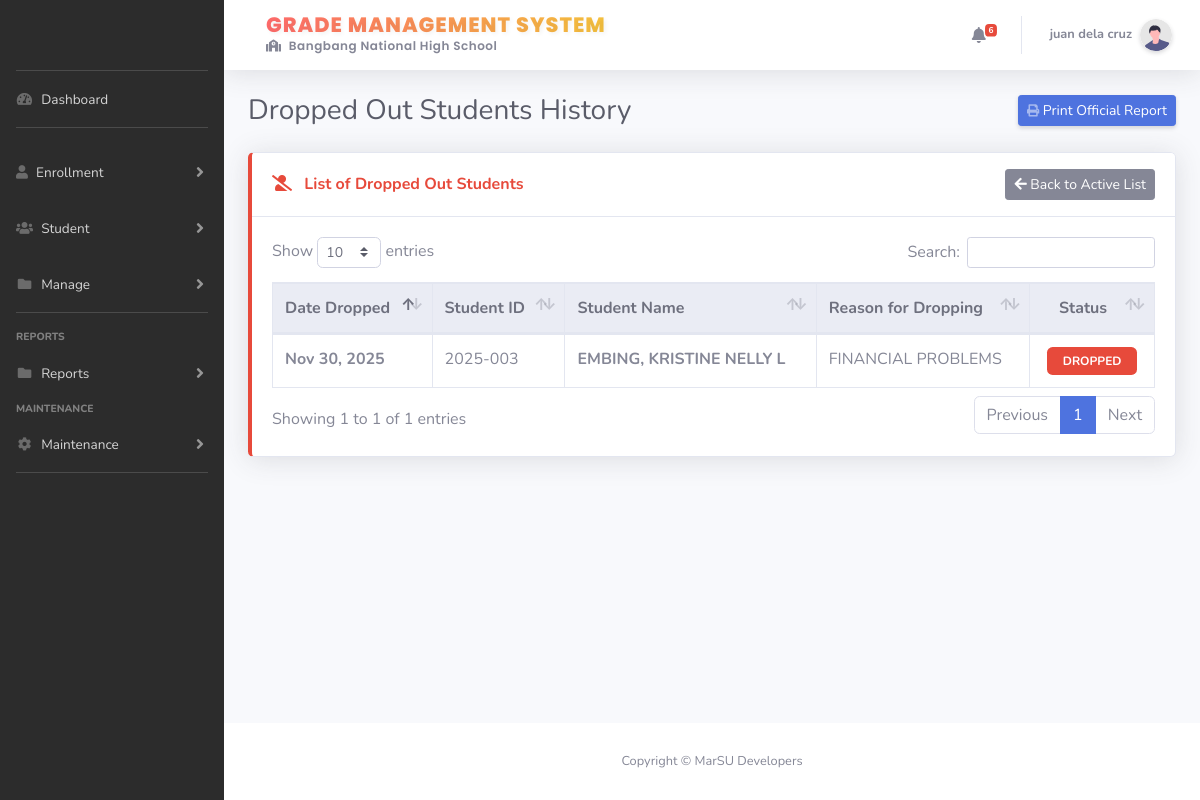
The app's page /users/admin/dropout_list.php (signed in) with its own data.
### tables this page shows
CREATE TABLE `user_tbl` (
  `userid` int(11) NOT NULL,
  `fullname` varchar(30) DEFAULT NULL,
  `email` varchar(255) NOT NULL,
  `username` varchar(20) DEFAULT NULL,
  `password` varchar(300) DEFAULT NULL,
  `usertype` int(1) DEFAULT 1,
  `useractive` int(1) DEFAULT 1,
  `dateCreated` timestamp NULL DEFAULT current_timestamp(),
  `dateUpdated` timestamp NULL DEFAULT current_timestamp() ON UPDATE current_timestamp(),
  `contact_number` varchar(20) NOT NULL,
  `position` varchar(255) NOT NULL,
  `code` varchar(200) NOT NULL,
  `profile_pic` varchar(250) DEFAULT NULL
);

CREATE TABLE `student_dropout_tbl` (
  `dropout_id` int(11) NOT NULL,
  `student_id` varchar(20) NOT NULL,
  `dropout_date` date NOT NULL,
  `reason` text DEFAULT NULL,
  `created_at` timestamp NOT NULL DEFAULT current_timestamp()
);

CREATE TABLE `student_tbl` (
  `id` int(11) NOT NULL,
  `student_id` varchar(20) NOT NULL,
  `enrollment_id` int(11) NOT NULL,
  `student_grade` varchar(10) NOT NULL,
  `created_at` timestamp NOT NULL DEFAULT current_timestamp(),
  `year_graduate` varchar(10) DEFAULT NULL,
  `section_id` int(11) NOT NULL,
  `password` varchar(100) NOT NULL,
  `status` int(11) NOT NULL DEFAULT 1,
  `is_ssc` int(11) NOT NULL,
  `profile_pic` varchar(100) NOT NULL
);

CREATE TABLE `enrollment_tbl` (
  `enrollmentId` int(11) NOT NULL,
  `lastname` varchar(50) DEFAULT NULL,
  `firstname` varchar(50) DEFAULT NULL,
  `middlename` varchar(50) DEFAULT NULL,
  `extname` varchar(10) DEFAULT NULL,
  `birthdate` date DEFAULT NULL,
  `age` int(11) DEFAULT NULL,
  `sex` varchar(10) DEFAULT NULL,
  `mothertongue` varchar(50) DEFAULT NULL,
  `birthplace` varchar(100) DEFAULT NULL,
  `ip` varchar(10) DEFAULT NULL,
  `is_4ps` varchar(10) DEFAULT NULL,
  `has_disability` varchar(10) DEFAULT NULL,
  `disability_type` text DEFAULT NULL,
  `disability_specify` varchar(100) DEFAULT NULL,
  `current_address` text DEFAULT NULL,
  `permanent_address` text DEFAULT NULL,
  `mother_lastname` varchar(50) DEFAULT NULL,
  `mother_firstname` varchar(50) DEFAULT NULL,
  `mother_middlename` varchar(50) DEFAULT NULL,
  `mother_contact` varchar(20) DEFAULT NULL,
  `father_lastname` varchar(50) DEFAULT NULL,
  `father_firstname` varchar(50) DEFAULT NULL,
  `father_middlename` varchar(50) DEFAULT NULL,
  `father_contact` varchar(20) DEFAULT NULL,
  `guardian_lastname` varchar(50) DEFAULT NULL,
  `guardian_firstname` varchar(50) DEFAULT NULL,
  `guardian_middlename` varchar(50) DEFAULT NULL,
  `guardian_contact` varchar(20) DEFAULT NULL,
  `form_137` varchar(100) DEFAULT NULL,
  `psa` varchar(100) DEFAULT NULL,
  `date_created` timestamp NOT NULL DEFAULT current_timestamp(),
  `enrollment_status` int(11) NOT NULL DEFAULT 1,
  `user_ids` int(11) NOT NULL,
  `grade` varchar(10) NOT NULL,
  `stud_sy` int(11) NOT NULL,
  `lrn` varchar(100) NOT NULL
);

### users/admin/dropout_list.php (the view, shortened to what this page needs)
<?php
include '../../config.php';
?>
<!DOCTYPE html>
<html lang="en">
<?php include './../template/header.php' ?>
<body id="page-top">
    <div id="wrapper">
        <?php include './../template/sidebar.php' ?>
        <div id="content-wrapper" class="d-flex flex-column">
            <div id="content">
                <?php include './../template/navbar.php'; ?>
                <div class="container-fluid">
                    <div class="d-sm-flex align-items-center justify-content-between mb-4">
                        <h1 class="h3 mb-0 text-gray-800">Dropped Out Students History</h1>
                        <a href="print_dropout_report.php" target="_blank" class="d-none d-sm-inline-block btn btn-sm btn-primary shadow-sm">
                            <i class="fas fa-print fa-sm text-white-50"></i> Print Official Report
                        </a>
                    </div>
                    <div class="card shadow mb-4 border-left-danger">
                        <div class="card-header py-3 d-flex justify-content-between align-items-center bg-white">
                            <h6 class="m-0 font-weight-bold text-danger">
                                <i class="fas fa-user-slash mr-2"></i> List of Dropped Out Students
                            </h6>
                            <a href="student_list " class="btn btn-secondary btn-sm">
                                <i class="fas fa-arrow-left"></i> Back to Active List
                            </a>
                        </div>
                        <div class="card-body">
                            <div class="table-responsive">
                                <table class="table table-bordered table-hover" id="dataTable" width="100%" cellspacing="0">
                                    <thead class="thead-light">
                                        <tr>
                                            <th>Date Dropped</th>
                                            <th>Student ID</th>
                                            <th>Student Name</th>
                                            <th>Reason for Dropping</th>
                                            <th class="text-center">Status</th>
                                        </tr>
                                    </thead>
                                    <tbody>
                                        <?php
                                        $sql = "SELECT
                                                    d.dropout_date,
                                                    d.reason,
                                                    s.student_id,
                                                    e.lastname, e.firstname, e.middlename
                                                FROM student_dropout_tbl d
                                                INNER JOIN student_tbl s ON d.student_id = s.student_id
                                                INNER JOIN enrollment_tbl e ON s.enrollment_id = e.enrollmentId
                                                ORDER BY d.dropout_date DESC";
                                        $result = mysqli_query($conn, $sql);
                                        if (mysqli_num_rows($result) > 0) {
                                            while ($row = mysqli_fetch_assoc($result)) {
                                                $fullname = strtoupper($row['lastname'] . ', ' . $row['firstname'] . ' ' . $row['middlename']);
                                                $date = date('M d, Y', strtotime($row['dropout_date']));
                                        ?>
                                                <tr>
                                                    <td class="font-weight-bold"><?= $date ?></td>
                                                    <td><?= $row['student_id'] ?></td>
                                                    <td class="font-weight-bold text-uppercase"><?= $fullname ?></td>
                                                    <td><?= $row['reason'] ?></td>
                                                    <td class="text-center">
                                                        <span class="badge badge-danger px-3 py-2">DROPPED</span>
                                                    </td>
                                                </tr>
                                        <?php
                                            }
                                        } else {
                                            echo "<tr><td colspan='5' class='text-center text-muted py-4'>No dropout records found.</td></tr>";
                                        }
                                        ?>
                                    </tbody>
                                </table>
                            </div>
                        </div>
                    </div>
                </div>
            </div>
            <?php include './../template/footer.php'; ?>
        </div>
    </div>
</body>
</html>

### users/template/navbar.php (shortened to what this page needs)
<nav class="navbar navbar-expand navbar-light bg-white topbar mb-4 static-top shadow">
    <div class="d-none d-sm-inline-block form-inline mr-auto ml-md-3 my-2 my-md-0 mw-100">
        <a href="index" class="brand-wrapper" title="Go to Dashboard">
            <div class="d-flex flex-column">
                <h5 class="brand-title">
                    Grade Management System
                </h5>
                <span class="brand-subtitle">
                    <i class="fas fa-school mr-1"></i> Bangbang National High School
                </span>
            </div>
        </a>
    </div>
    <ul class="navbar-nav ml-auto">
        <li class="nav-item dropdown no-arrow mx-1">
            <a class="nav-link dropdown-toggle hover-effect" href="#" id="alertsDropdown" role="button"
                data-toggle="dropdown" aria-haspopup="true" aria-expanded="false">
                <i class="fas fa-bell fa-fw text-gray-600"></i>
                <?php
                if (isset($conn)) {
                    $results = $conn->query("SELECT COUNT(*) AS count FROM enrollment_tbl WHERE enrollment_status = 1");
                    $count = 0;
                    if ($results) {
                        $rows = $results->fetch_assoc();
                        $count = $rows['count'];
                    }
                } else {
                    $count = 0;
                }
                ?>
                <span class="badge badge-danger badge-counter" style="<?php echo ($count > 0) ? '' : 'display: none;'; ?>">
                    <?php echo ($count > 0) ? $count : ''; ?>
                </span>
            </a>
        </li>
        <li class="nav-item dropdown no-arrow">
            <a class="nav-link dropdown-toggle hover-effect" href="#" id="userDropdown" role="button" data-toggle="dropdown"
                aria-haspopup="true" aria-expanded="false">
                <span class="mr-2 d-none d-lg-inline text-gray-600 small font-weight-bold">
                    <?php
                    if (isset($_SESSION['userid'])) {
                        $userid = $_SESSION['userid'];
                        $user_query = "SELECT fullname FROM user_tbl WHERE userid = '$userid'";
                        $result_user = mysqli_query($conn, $user_query);
                        $row_user_session = mysqli_fetch_assoc($result_user);
                        echo $row_user_session['fullname'];
                    } else if (isset($_SESSION['teacher_id'])) {
                        $teacher_id = $_SESSION['teacher_id'];
                        $teacher_query = "SELECT teacher_name FROM teacher_tbl WHERE teacher_id = '$teacher_id'";
                        $result_teacher = mysqli_query($conn, $teacher_query);
                        $row_teacher_session = mysqli_fetch_assoc($result_teacher);
                        echo $row_teacher_session['teacher_name'];
                    } else if (isset($_SESSION['student_id'])) {
                        $my_student_id = $_SESSION['student_id'];
                        $student_query = "SELECT firstname, lastname FROM student_tbl
                        INNER JOIN enrollment_tbl ON enrollment_tbl.enrollmentId = student_tbl.enrollment_id WHERE student_id = '$my_student_id'";
                        $result_student = mysqli_query($conn, $student_query);
                        $row_student_session = mysqli_fetch_assoc($result_student);
                        echo $row_student_session['firstname'] . ' ' . $row_student_session['lastname'];
                    } else {
                        echo "Guest";
                    }
                    ?>
                </span>
                <img class="img-profile rounded-circle shadow-sm" src="../img/undraw_profile.svg">
            </a>
        </li>
    </ul>
</nav>

### users/template/navbar.php (style rules this page uses)
.brand-wrapper { text-decoration: none !important; display: flex; align-items: center; transition: all 0.3s ease; padding: 5px 10px; border-radius: 10px; }
.brand-title { font-family: 'Poppins', sans-serif; font-weight: 800; font-size: 1.3rem; line-height: 1; margin: 0; text-transform: uppercase; letter-spacing: 1px; background: linear-gradient(to right, #ff6b6b, #f6c23e); -webkit-background-clip: text; -webkit-text-fill-color: transparent; text-shadow: 2px 2px 4px rgba(0, 0, 0, 0.05); }
.brand-subtitle { font-family: 'Poppins', sans-serif; font-weight: 600; font-size: 0.75rem; color: #858796; letter-spacing: 0.5px; display: block; margin-top: 2px; transition: color 0.3s; }
.hover-effect { transition: background-color 0.2s ease; border-radius: 5px; }
.img-profile { transition: transform 0.2s; }

### records on screen
user_tbl: fullname "juan dela cruz"
student_dropout_tbl: dropout_date "Nov 30, 2025", student_tbl.student_id "2025-003", enrollment_tbl.lastname+firstname+middlename "EMBING, KRISTINE NELLY L", reason "FINANCIAL PROBLEMS"

### other values on screen
$count "6"
